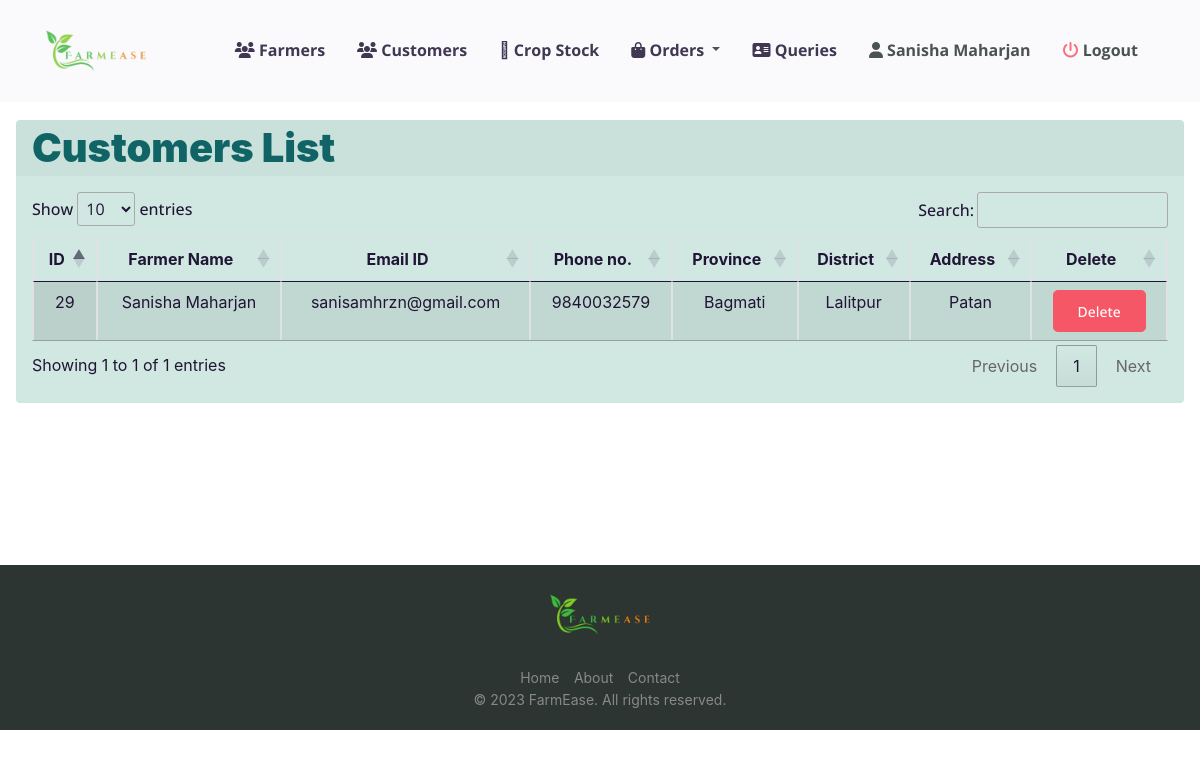
The page /admin/acustomers.php (signed in) on the database its author committed.
### tables this page shows
CREATE TABLE `custlogin` (
  `cust_id` int(20) NOT NULL,
  `cust_name` varchar(255) NOT NULL,
  `password` varchar(255) NOT NULL,
  `email` varchar(255) NOT NULL,
  `address` varchar(255) NOT NULL,
  `district` varchar(255) NOT NULL,
  `province` varchar(255) NOT NULL,
  `phone_no` varchar(255) NOT NULL,
  `photo` varchar(255) NOT NULL,
  `otp` int(50) NOT NULL
);

### admin/asession.php (called while the page is built, shortened)
<?php
$user_check = $_SESSION['admin_login_user'];
?>

### admin/acustomers.php (the view, shortened to what this page needs)
<?php
include ('asession.php');
$query4 = "SELECT * from admin where email ='$user_check'";
              $ses_sq4 = mysqli_query($conn, $query4);
              $row4 = mysqli_fetch_assoc($ses_sq4);
              $para2 = $row4['admin_name'];
?>
<!doctype html>
<html lang="en">
<?php require ('aheader.php');  ?>
  <body class="bg-white" id="top">
<?php require ('anav.php');  ?>
  <section class="section section-shaped section-lg">
<div class="container-fluid ">
          <div class="row row-content">
            <div class="col-md-12 mb-3">
				<div class="card text-color bg-gradient-secondary mb-3">
				  <div class="card-header">
				  <span class=" text-color display-4" > Customers List  </span>
				  </div>
				  <div class="card-body text-dark">
				<table class="table table-striped table-hover table-bordered bg-gradient-white text-center display" id="myTable">
    <thead>
					<tr class="font-weight-bold text-dark">
            <th><center>ID</center></th>
					<th><center>Farmer Name</center></th>
					<th><center>Email ID</center></th>
					<th><center>Phone no.</center></th>
					<th><center>Province</center></th>
					<th><center>District</center></th>
					<th><center>Address</center></th>
					<th><center>Delete</center></th>
        </tr>
    </thead>
    <tbody>
  						<?php
$sql = "SELECT cust_name, cust_id, email, phone_no, province, district, address FROM custlogin";
								$query = mysqli_query($conn,$sql);
								while($res = mysqli_fetch_array($query)){
				 ?>
		 <tr class="text-center text-dark">
							 <td> <?php echo $res['cust_id'];  ?> </td>
							 <td> <?php echo $res['cust_name'];  ?> </td>
							 <td> <?php echo $res['email'];  ?> </td>
							 <td> <?php echo $res['phone_no'];  ?> </td>
							 <td> <?php echo $res['province'];  ?> </td>
							 <td> <?php echo $res['district'];  ?> </td>
							 <td> <?php echo $res['address'];  ?> </td>
							<td > <button class="btn btn-sm btn-danger" > <a href="acdelete.php?id=<?php echo $res['cust_id']; ?>"  class=" nav-link text-white">Delete</a> </button> </td>
							</tr>
							 <?php
							 }
							  ?>
    </tbody>
</table>
</div>
				</div>
            </div>
          </div>
        </div>
</section>
	   <?php require("footer.php");?>
</body>
</html>

### admin/anav.php (shortened to what this page needs)
  <nav
  id="navbar-main"
      class="navbar navbar-expand-lg navbar-light fixed-top py-3 bg-light opacity-85" data-navbar-on-scroll="data-navbar-on-scroll">
      <div class="container"><a class="navbar-brand" href="#"><img class="d-inline-block align-top img-fluid" src="../assets/img/fm-logo.png" alt="" width="100" /><span class="text-theme font-monospace fs-4 ps-2"></span></a>
         <div class="navbar-collapse collapse border-top border-lg-0 mt-4 mt-lg-0" id="navbarSupportedContent">
         <ul class="navbar-nav align-items-lg-center ml-auto topnav" id="nav">
         <li class="nav-item px-2">
              <a href="afarmers.php" class="nav-link">
                <span class="text-dark nav-link-inner--text font-weight-bold"
                  ><i class="text-dark fas fa-users"></i> Farmers</span
                >
              </a>
            </li>
            <li class="nav-item px-2">
              <a href="acustomers.php" class="nav-link">
                <span class="text-dark nav-link-inner--text font-weight-bold"
                  ><i class="text-dark fas fa-users"></i> Customers</span
                >
              </a>
            </li>
            <li class="nav-item px-2">
              <a href="aproducedcrop.php" class="nav-link">
                <span class="text-dark nav-link-inner--text font-weight-bold"
                  ><i class="text-dark fad fa-store-alt"></i> Crop Stock</span
                >
              </a>
            </li>
            <div class="navbar-collapse collapse border-top border-lg-0 mt-4 mt-lg-0" id="navbarSupportedContent">
              <ul class="navbar-nav align-items-lg-center ml-auto topnav" id="nav">
                <li class="nav-item px-2" id="prediction"><div class="dropdown show ">
                  <a class="nav-link dropdown-toggle " href="#" role="button" id="dropdownMenuLink" data-toggle="dropdown" aria-haspopup="true" aria-expanded="false">
                  <span class="text-dark nav-link-inner--text font-weight-bold"
                ><i class="fa fa-shopping-bag" aria-hidden="true"></i> Orders</span>
                  </a>
                    </div>
            <li class="nav-item px-2">
              <a href="aviewmsg.php" class="nav-link">
                <span class="text-dark nav-link-inner--text font-weight-bold"
                  ><i class="text-dark fas fa-address-card"></i> Queries</span
                >
              </a>
            </li>
		   <li class="nav-item px-2" id="profile">
              <a href="aprofile.php" class="nav-link">
                <span class="nav-link-inner--text font-weight-bold"
                  ><i class="fas fa-user"></i> <?php echo $para2 ?> </span
                >
              </a>
            </li>
		   <li class="nav-item px-2">
              <a href="alogout.php" class="nav-link">
                <span class="nav-link-inner--text font-weight-bold"
                  ><i class="text-danger fas fa-power-off"></i> Logout </span
                >
              </a>
</li>
          </ul>
        </div>
      </div>
    </nav>
  </body>
</html>

### admin/anav.php (style rules this page uses)
.topnav a { border-bottom: 3px solid transparent; }

### rows shown on the page
custlogin: cust_id "29", cust_name "Sanisha Maharjan", email "sanisamhrzn@gmail.com", phone_no "9840032579", province "Bagmati", district "Lalitpur", address "Patan"

### other values the page prints
$para2 "Sanisha Maharjan"
